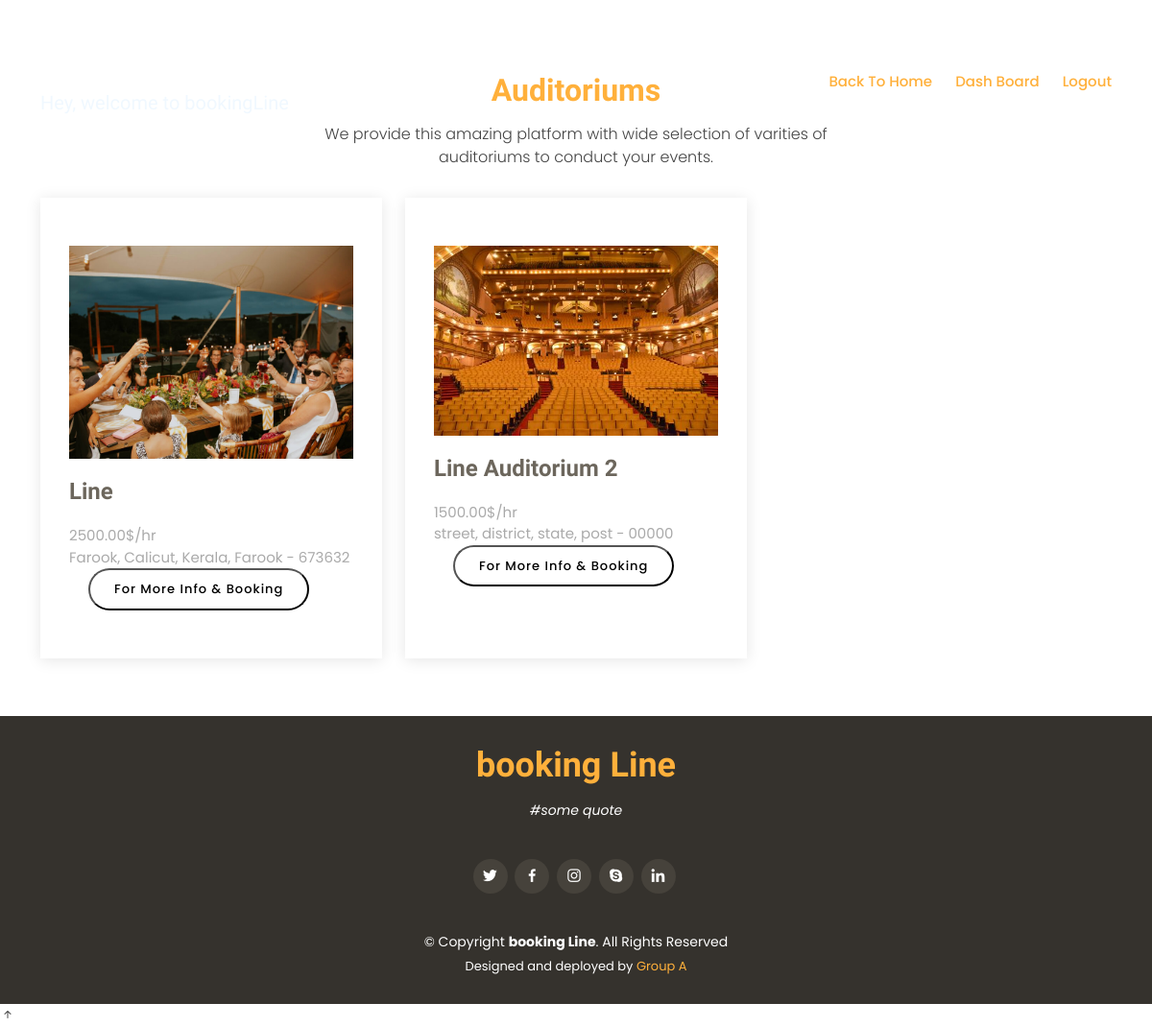
/auditoriums, run on an earlier commit of the app's database.
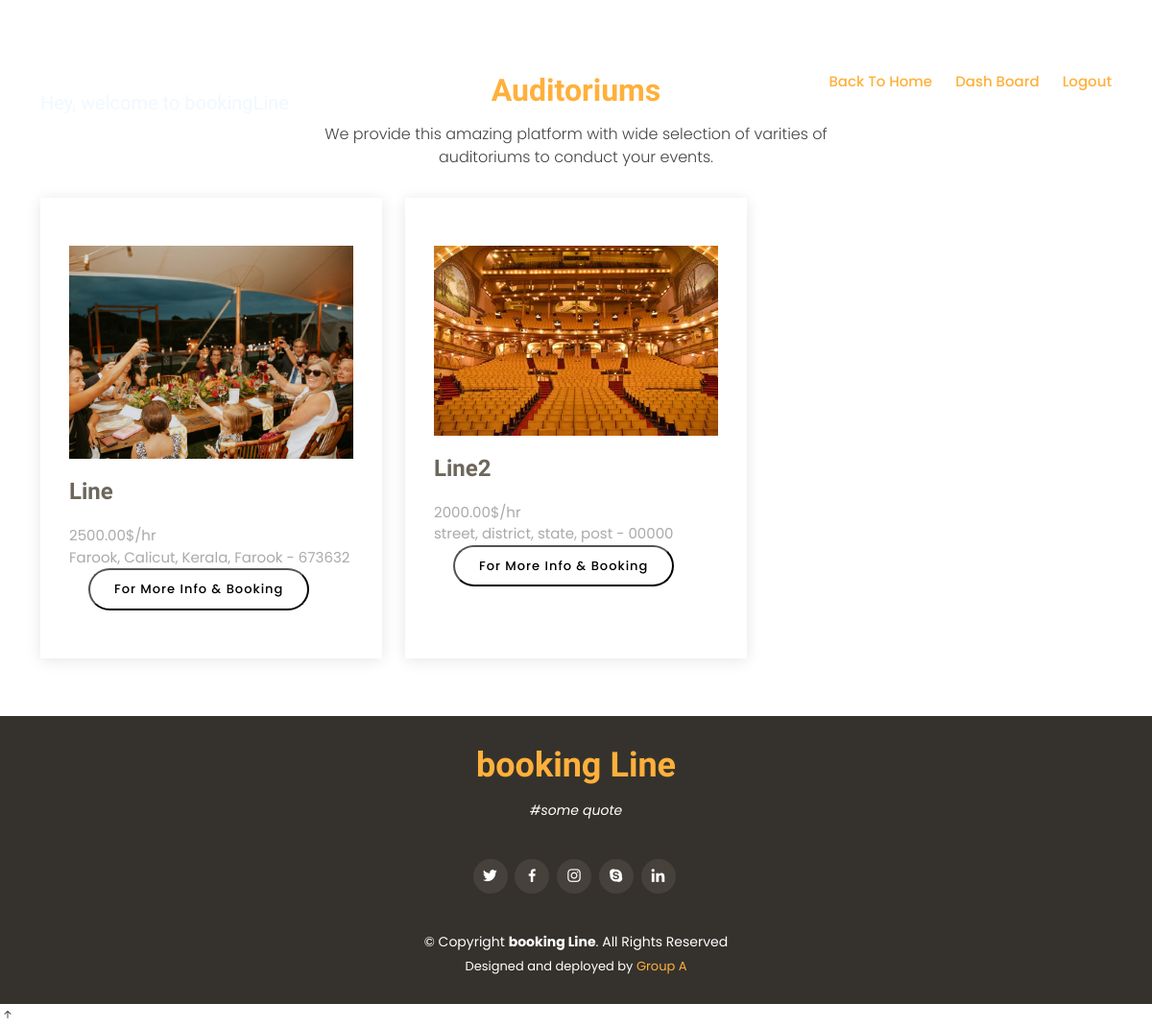
And on a later commit of the database.
### serviceprovider/models.py (models this page shows, shortened)
class Auditorium(models.Model):
    user = models.ForeignKey(User, on_delete=models.CASCADE)
    name = models.CharField(max_length=30)
    catelog = models.ImageField(upload_to=get_catelog_upload_to)
    about = models.TextField(max_length=300)
    number = models.CharField(max_length=15)
    email = models.EmailField(null=True, blank=True)
    price = models.DecimalField(max_digits=10, decimal_places=2)
    street = models.CharField(max_length=20)
    district = models.CharField(max_length=20)
    state = models.CharField(max_length=20)
    pin = models.CharField(max_length=10)
    post = models.CharField(max_length=20)

### home/views.py (the view)
# urls.py: path('auditoriums', auditoriums, name='auditoriums'),
def auditoriums(request):
    users = []
    auditorium_list = []
    profile_statuss = ProfileStatus.objects.filter(status='Accepted')
    for profile_status in profile_statuss:
        join_date = profile_status.user.date_joined.date()
        if abs((date.today() - join_date).days) <= 365:
            users.append(profile_status.user)
    for user in users:
        auditorium_list.append(Auditorium.objects.filter(user=user))
    return render(request, 'auditoriums.html', {'auditorium_list': auditorium_list})

### home/templates/auditoriums.html (shortened to what this page needs)
{% extends "base.html" %}
{% load static %}
{% block page %}
  <header id="header" class="fixed-top d-flex align-items-center header-transparent">
    <div class="container-fluid container-xl d-flex align-items-center justify-content-between">
      <div class="logo me-auto">
        <h1><a href="index.html">booking Line</a></h1>
        {% if check %}
        <div></div>
        {%else%}
        &nbsp;&nbsp;&nbsp;&nbsp;&nbsp;&nbsp;&nbsp;<h5 style="color: aliceblue;">Hey, {{ client }} welcome to bookingLine</h5>
        {% endif %}
      </div>
      <nav id="navbar" class="navbar order-last order-lg-0">
        <ul>
          <li><a class="nav-link scrollto active" href="{% url 'home:home' %}">Back To Home</a></li>
          <li><a class="nav-link scrollto active" href="{% url 'users:dashboard-client' %}">Dash Board</a></li>
          <li><a class="nav-link scrollto active" href="accounts/logout">Logout</a></li>
        </ul>
      </nav>
    </div>
  </header>
<section id="why" class="why-us">
    <div class="container">
        <div class="section-title">
            <h2> <span>Auditoriums</span></h2>
            <p>We provide this amazing platform with wide selection of varities of auditoriums to conduct your events.</p>
        </div>
        <div class="row">
            {% for list in auditorium_list %}
            {% for i in list %}
            <div class="col-lg-4">
                <div class="box">
                    <div>
                        <div class="gallery-item">
                            <a href="../../{{i.catelog}}" class="gallery-lightbox">
                            <img src="../../{{i.catelog}}" alt="" class="img-fluid">
                            </a>
                        </div>
                    </div>
                    <h4>{{i.name}}</h4>
                    <p>{{i.price}}$/hr</p>
                    <p>{{i.street}}, {{i.district}}, {{i.state}}, {{i.post}} - {{i.pin}}</p>
                    <form action="auditorium-info" method="post">
                        <button type="submit" class="book-a-table-btn" name="btn" value="{{i.id}}" id="{{i.id}}" style="background:transparent; color:black">For More Info & Booking</button>
                    </form>
                </div>
            </div>
            {% endfor %}
            {% endfor %}
        </div>
    </div>
</section>
  <footer id="footer">
    <div class="container">
      <h3>booking Line</h3>
      <p> #some quote </p>
      <div class="social-links">
        <a href="#" class="twitter"><i class="bx bxl-twitter"></i></a>
        <a href="#" class="facebook"><i class="bx bxl-facebook"></i></a>
        <a href="#" class="instagram"><i class="bx bxl-instagram"></i></a>
        <a href="#" class="google-plus"><i class="bx bxl-skype"></i></a>
        <a href="#" class="linkedin"><i class="bx bxl-linkedin"></i></a>
      </div>
      <div class="copyright">
        &copy; Copyright <strong><span>booking Line</span></strong>. All Rights Reserved
      </div>
      <div class="credits">
        Designed and deployed by <a href="https://github.com/amjadcp/bookingLine-grpA-miniProject">Group A</a>
      </div>
    </div>
  </footer>
  <a href="#" class="back-to-top d-flex align-items-center justify-content-center"><i class="bi bi-arrow-up-short"></a>
{%endblock page%}

What changed in the data, as far as the page shows it:
changed Auditorium "street": name "Line Auditorium 2" → "Line2"; price "1500.00" → "2000.00"
